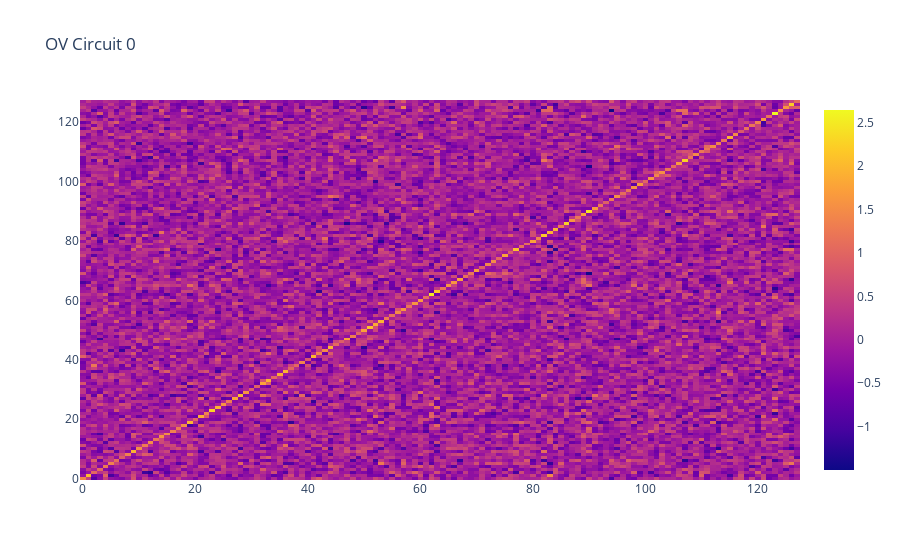

Notebook source saved alongside this figure:
### Code cell
for head in range(h):
    # view OV circuit
    ov_circuit = model.cache["W_E"] @ model.layers[0].attn.layer_fn.cache['W_OV'][head].T @ model.cache["W_U"].T # (vocab_size, vocab_size)
    plotly_fig = go.Figure(data=go.Heatmap(z=ov_circuit.numpy()))
    plotly_fig.update_layout(title=f'OV Circuit {head}')
    pyo.iplot(plotly_fig)

### Figure 1 — Plotly figure (JSON) as saved in the notebook; plotly's stock layout.template omitted (floating-point values rounded to 4 significant figures; data arrays with more than 128 entries replaced by an {"elided": "..."} marker saying what was removed)
{"data": [{"type": "heatmap", "z": {"elided": "128x128 float values"}}], "layout": {"title": {"text": "OV Circuit 0"}}}
